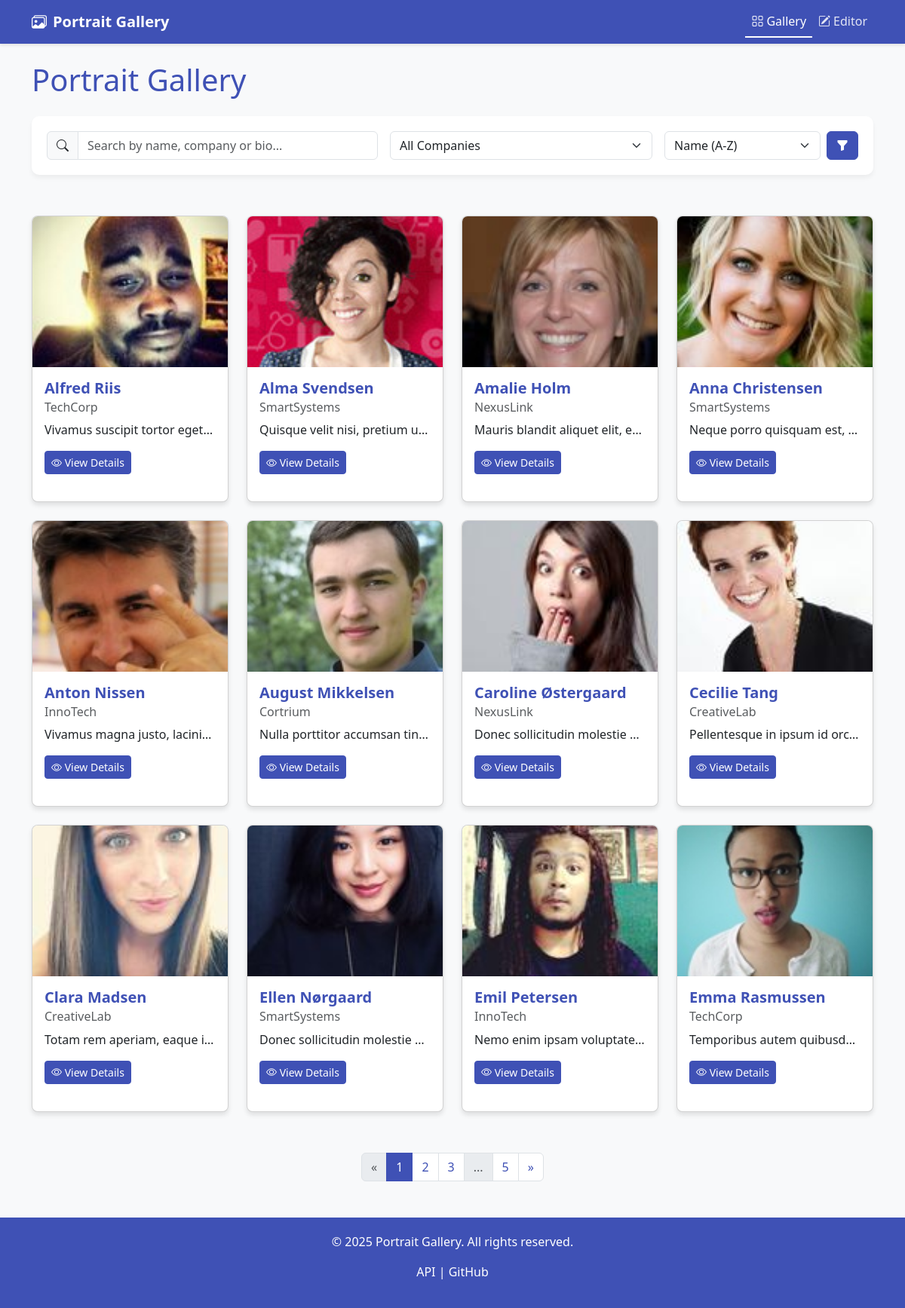
The page / on the database its author committed.
### flask_app/models.py (models this page shows, shortened)
class Portrait(db.Model):
    id = db.Column(db.Integer, primary_key=True)
    name = db.Column(db.String(100), nullable=False)
    company = db.Column(db.String(100), nullable=False)
    bio = db.Column(db.Text, nullable=False)
    image_filename = db.Column(db.String(255), nullable=False)
    created_at = db.Column(db.DateTime, default=datetime.datetime.utcnow)
    updated_at = db.Column(db.DateTime, default=datetime.datetime.utcnow, onupdate=datetime.datetime.utcnow)

### flask_app/views.py (the view, shortened to what this page needs)
@bp.route('/')
def index():
    search_form = SearchForm()
    search_form.company.choices = [('', 'All Companies')] + [(c, c) for c in get_companies()]
    query = request.args.get('query', '')
    company = request.args.get('company', '')
    sort = request.args.get('sort', 'name_asc')
    page = request.args.get('page', 1, type=int)
    portrait_query = Portrait.query
    if company:
        portrait_query = portrait_query.filter(Portrait.company == company)
    if sort == 'name_asc':
        portrait_query = portrait_query.order_by(Portrait.name.asc())
    elif sort == 'name_desc':
        portrait_query = portrait_query.order_by(Portrait.name.desc())
    elif sort == 'company_asc':
        portrait_query = portrait_query.order_by(Portrait.company.asc())
    elif sort == 'company_desc':
        portrait_query = portrait_query.order_by(Portrait.company.desc())
    elif sort == 'created_at_asc':
        portrait_query = portrait_query.order_by(Portrait.created_at.asc())
    elif sort == 'created_at_desc':
        portrait_query = portrait_query.order_by(Portrait.created_at.desc())
    portraits = portrait_query.paginate(page=page, per_page=12, error_out=False)
    search_form.query.data = query
    search_form.company.data = company
    search_form.sort.data = sort
    return render_template('index.html', portraits=portraits, form=search_form)

### flask_app/forms.py
class SearchForm(FlaskForm):
    query = StringField('Search', validators=[Length(max=100)])
    company = SelectField('Filter by Company', choices=[('', 'All Companies')])
    sort = SelectField('Sort by', choices=[
        ('name_asc', 'Name (A-Z)'),
        ('name_desc', 'Name (Z-A)'),
        ('company_asc', 'Company (A-Z)'),
        ('company_desc', 'Company (Z-A)'),
        ('created_at_desc', 'Newest first'),
        ('created_at_asc', 'Oldest first'),
    ])

### flask_app/helpers.py (called while the page is built)
def get_context_processors():
    def inject_now():
        return {'now': datetime.datetime.utcnow}
    return [inject_now]

### flask_app/models.py (called while the page is built)
def get_companies():
    companies = db.session.query(Portrait.company).distinct().order_by(Portrait.company).all()
    return [company[0] for company in companies]

### flask_app/templates/index.html (shortened to what this page needs)
{% extends 'base.html' %}
{% block content %}
<div class="row mb-4">
    <div class="col-12">
        <h1 class="mb-4 text-primary">Portrait Gallery</h1>
        <div class="search-box">
            <form action="{{ url_for('portraits.index') }}" method="get" class="row g-3">
                <div class="col-md-5">
                    <div class="input-group">
                        <span class="input-group-text"><i class="bi bi-search"></i></span>
                        <input type="text" class="form-control" name="query" id="query" placeholder="Search by name, company or bio..." value="{{ form.query.data or '' }}">
                    </div>
                </div>
                <div class="col-md-4">
                    <select name="company" id="company" class="form-select">
                        {% for value, label in form.company.choices %}
                            <option value="{{ value }}" {% if value == form.company.data %}selected{% endif %}>{{ label }}</option>
                        {% endfor %}
                    </select>
                </div>
                <div class="col-md-3">
                    <div class="d-flex gap-2">
                        <select name="sort" id="sort" class="form-select">
                            {% for value, label in form.sort.choices %}
                                <option value="{{ value }}" {% if value == form.sort.data %}selected{% endif %}>{{ label }}</option>
                            {% endfor %}
                        </select>
                        <button type="submit" class="btn btn-primary">
                            <i class="bi bi-funnel-fill"></i>
                        </button>
                    </div>
                </div>
            </form>
        </div>
    </div>
</div>
{% if portraits.items %}
    <div class="row">
        {% for portrait in portraits.items %}
            <div class="col-lg-3 col-md-4 col-sm-6 mb-4">
                <div class="card h-100">
                    <img src="{{ url_for('static', filename='portraits/' + portrait.image_filename) }}" class="card-img-top portrait-card-img" alt="{{ portrait.name }}">
                    <div class="card-body">
                        <h5 class="card-title">{{ portrait.name }}</h5>
                        <h6 class="card-subtitle mb-2 text-muted">{{ portrait.company }}</h6>
                        <p class="card-text text-truncate">{{ portrait.bio }}</p>
                        <a href="{{ url_for('portraits.view_portrait', id=portrait.id) }}" class="btn btn-sm btn-primary">
                            <i class="bi bi-eye"></i> View Details
                        </a>
                    </div>
                </div>
            </div>
        {% endfor %}
    </div>
    <nav aria-label="Page navigation">
        <ul class="pagination justify-content-center">
            {% if portraits.has_prev %}
                <li class="page-item">
                    <a class="page-link" href="{{ url_for('portraits.index', page=portraits.prev_num, query=form.query.data, company=form.company.data, sort=form.sort.data) }}" aria-label="Previous">
                        <span aria-hidden="true">&laquo;</span>
                    </a>
                </li>
            {% else %}
                <li class="page-item disabled">
                    <span class="page-link">&laquo;</span>
                </li>
            {% endif %}
            {% for page_num in portraits.iter_pages(left_edge=1, right_edge=1, left_current=2, right_current=2) %}
                {% if page_num %}
                    {% if portraits.page == page_num %}
                        <li class="page-item active">
                            <span class="page-link">{{ page_num }}</span>
                        </li>
                    {% else %}
                        <li class="page-item">
                            <a class="page-link" href="{{ url_for('portraits.index', page=page_num, query=form.query.data, company=form.company.data, sort=form.sort.data) }}">{{ page_num }}</a>
                        </li>
                    {% endif %}
                {% else %}
                    <li class="page-item disabled">
                        <span class="page-link">...</span>
                    </li>
                {% endif %}
            {% endfor %}
            {% if portraits.has_next %}
                <li class="page-item">
                    <a class="page-link" href="{{ url_for('portraits.index', page=portraits.next_num, query=form.query.data, company=form.company.data, sort=form.sort.data) }}" aria-label="Next">
                        <span aria-hidden="true">&raquo;</span>
                    </a>
                </li>
            {% else %}
                <li class="page-item disabled">
                    <span class="page-link">&raquo;</span>
                </li>
            {% endif %}
        </ul>
    </nav>
{% endif %}
{% endblock %}

### flask_app/templates/base.html (shortened to what this page needs)
<!DOCTYPE html>
<html lang="en">
<head>
    <link href="https://cdn.jsdelivr.net/npm/bootstrap@5.3.0-alpha1/dist/css/bootstrap.min.css" rel="stylesheet">
    <link rel="stylesheet" href="https://cdn.jsdelivr.net/npm/bootstrap-icons@1.10.3/font/bootstrap-icons.css">
</head>
<body>
    <nav class="navbar navbar-expand-lg navbar-dark mb-4">
        <div class="container">
            <a class="navbar-brand" href="{{ url_for('portraits.index') }}">
                <i class="bi bi-images me-2"></i>Portrait Gallery
            </a>
            <div class="collapse navbar-collapse" id="navbarNav">
                <ul class="navbar-nav ms-auto">
                    <li class="nav-item">
                        <a class="nav-link {% if request.endpoint == 'portraits.index' %}active{% endif %}" href="{{ url_for('portraits.index') }}">
                            <i class="bi bi-grid me-1"></i>Gallery
                        </a>
                    </li>
                    <li class="nav-item">
                        <a class="nav-link {% if request.endpoint == 'portraits.editor' %}active{% endif %}" href="{{ url_for('portraits.editor') }}">
                            <i class="bi bi-pencil-square me-1"></i>Editor
                        </a>
                    </li>
                </ul>
            </div>
        </div>
    </nav>
    <div class="container">
        {% block content %}{% endblock %}
    </div>
    <footer class="footer mt-5">
        <div class="container text-center">
            <p>&copy; {{ now().year }} Portrait Gallery. All rights reserved.</p>
            <p>
                <a href="{{ url_for('portraits.api_portraits') }}" target="_blank">API</a> |
                <a href="https://github.com/las23/portrait-gallery" target="_blank">GitHub</a>
            </p>
        </div>
    </footer>
</body>
</html>

### flask_app/templates/base.html (style rules this page uses)
:root { --primary-color: #3f51b5; --secondary-color: #ff4081; --dark-color: #1a237e; --light-color: #e8eaf6; --success-color: #4caf50; --warning-color: #ff9800; --danger-color: #f44336; }
body { background-color: #f8f9fa; color: #333; font-family: 'Segoe UI', Tahoma, Geneva, Verdana, sans-serif; }
.navbar { background-color: var(--primary-color); box-shadow: 0 2px 4px rgba(0, 0, 0, 0.1); }
.navbar-brand { font-weight: 700; color: white !important; }
.nav-link { color: rgba(255, 255, 255, 0.85) !important; font-weight: 500; }
.nav-link.active { color: white !important; border-bottom: 2px solid white; }
.btn-primary { background-color: var(--primary-color); border-color: var(--primary-color); }
.card { border-radius: 8px; box-shadow: 0 4px 6px rgba(0, 0, 0, 0.1); transition: transform 0.3s ease, box-shadow 0.3s ease; margin-bottom: 20px; overflow: hidden; }
.portrait-card-img { height: 200px; object-fit: cover; }
.card-title { color: var(--primary-color); font-weight: 600; }
.card-subtitle { color: var(--secondary-color); }
.search-box { background-color: white; border-radius: 10px; padding: 20px; box-shadow: 0 4px 6px rgba(0, 0, 0, 0.05); margin-bottom: 30px; }
.footer { background-color: var(--primary-color); color: white; padding: 20px 0; margin-top: 50px; }
.footer a { color: white; text-decoration: none; }
.pagination { margin-top: 30px; }
.page-link { color: var(--primary-color); }
.page-item.active .page-link { background-color: var(--primary-color); border-color: var(--primary-color); }
.text-primary { color: var(--primary-color) !important; }

### rows shown on the page
Portrait: image_filename (picture), name "Alfred Riis", company "TechCorp", bio "Vivamus suscipit tortor eget…"
Portrait: image_filename (picture), name "Alma Svendsen", company "SmartSystems", bio "Quisque velit nisi, pretium u…"
Portrait: image_filename (picture), name "Amalie Holm", company "NexusLink", bio "Mauris blandit aliquet elit, e…"
Portrait: image_filename (picture), name "Anna Christensen", company "SmartSystems", bio "Neque porro quisquam est,…"
Portrait: image_filename (picture), name "Anton Nissen", company "InnoTech", bio "Vivamus magna justo, lacini…"
Portrait: image_filename (picture), name "August Mikkelsen", company "Cortrium", bio "Nulla porttitor accumsan tin…"
Portrait: image_filename (picture), name "Caroline Østergaard", company "NexusLink", bio "Donec sollicitudin molestie…"
Portrait: image_filename (picture), name "Cecilie Tang", company "CreativeLab", bio "Pellentesque in ipsum id orc…"
Portrait: image_filename (picture), name "Clara Madsen", company "CreativeLab", bio "Totam rem aperiam, eaque i…"
Portrait: image_filename (picture), name "Ellen Nørgaard", company "SmartSystems", bio "Donec sollicitudin molestie…"
Portrait: image_filename (picture), name "Emil Petersen", company "InnoTech", bio "Nemo enim ipsam voluptate…"
Portrait: image_filename (picture), name "Emma Rasmussen", company "TechCorp", bio "Temporibus autem quibusd…"

### other values the page prints
{{ page_num }} "1"
{{ page_num }} "2" "3" "5"
form field company "All Companies"
form field sort "Name (A-Z)"
